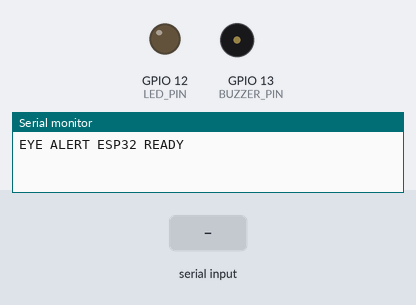
Recording of a sketch running on a simulated ESP32. Parts: output pins drawn as LEDs (lit = HIGH), buzzer (waves = sounding, pin HIGH), the last lines printed to the serial monitor. Inputs (shaded band) come from the test bench.

Above: at 1.2 s.
1.3 s: "1" received over Serial
At 1.9 s:
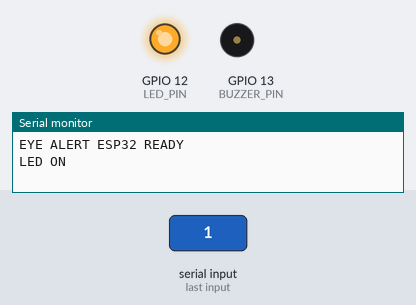
2.8 s: "B" received over Serial
At 2.9 s:
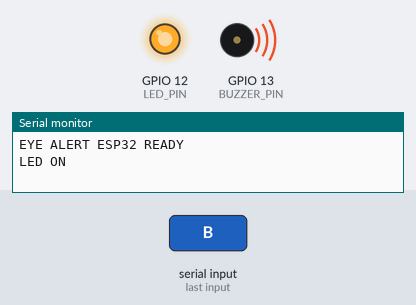
4.5 s: "0" received over Serial
At 5.5 s:
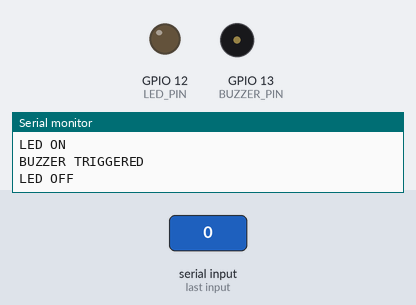
6.0 s: "B" received over Serial
At 6.1 s:
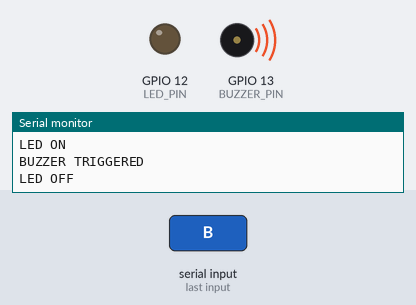
Timing chart, 0 to 8.7 s (numbered marks = the images above; inputs shaded):
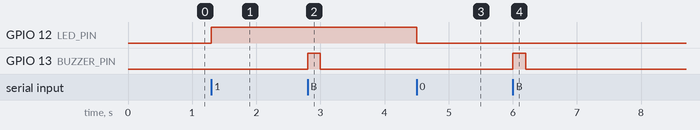

Measured:
- after the input at 1.3 s, GPIO 12 (LED_PIN): LOW → HIGH at once
- after the input at 2.8 s, GPIO 13 (BUZZER_PIN): LOW → HIGH at once, → LOW 0.20 s later
- after the input at 4.5 s, GPIO 12 (LED_PIN): HIGH → LOW at once
- after the input at 6.0 s, GPIO 13 (BUZZER_PIN): LOW → HIGH at once, → LOW 0.20 s later

The sketch:

esp32_firmware.ino
```cpp
#if __has_include(<Arduino.h>)
#include <Arduino.h>
#else
#include <cstddef>
#include <cstdint>

class HardwareSerial
{
public:
    void begin(unsigned long baud);
    int available();
    int read();
    std::size_t println(const char *text);
    std::size_t println(char value);
    std::size_t print(const char *text);
};

extern HardwareSerial Serial;

void pinMode(std::uint8_t pin, std::uint8_t mode);
void digitalWrite(std::uint8_t pin, std::uint8_t value);
void delay(unsigned long milliseconds);

constexpr std::uint8_t INPUT = 0;
constexpr std::uint8_t OUTPUT = 1;
constexpr std::uint8_t LOW = 0;
constexpr std::uint8_t HIGH = 1;
#endif

constexpr uint8_t LED_PIN = 12;
constexpr uint8_t BUZZER_PIN = 13;

constexpr unsigned long BUZZER_DURATION_MS = 200;

void setLed(bool state)
{
    digitalWrite(LED_PIN, state ? HIGH : LOW);
}

void triggerBuzzer()
{
    digitalWrite(BUZZER_PIN, HIGH);
    delay(BUZZER_DURATION_MS);
    digitalWrite(BUZZER_PIN, LOW);
}

void handleCommand(char command)
{
    switch (command)
    {
        case '1':
            setLed(true);
            Serial.println("LED ON");
            break;

        case '0':
            setLed(false);
            Serial.println("LED OFF");
            break;

        case 'B':
            triggerBuzzer();
            Serial.println("BUZZER TRIGGERED");
            break;

        default:
            Serial.print("UNKNOWN COMMAND: ");
            Serial.println(command);
            break;
    }
}

void setup()
{
    Serial.begin(115200);

    pinMode(LED_PIN, OUTPUT);
    pinMode(BUZZER_PIN, OUTPUT);

    setLed(false);
    digitalWrite(BUZZER_PIN, LOW);

    Serial.println("EYE ALERT ESP32 READY");
}

void loop()
{
    if (Serial.available() > 0)
    {
        char command = Serial.read();
        handleCommand(command);
    }
}
```
